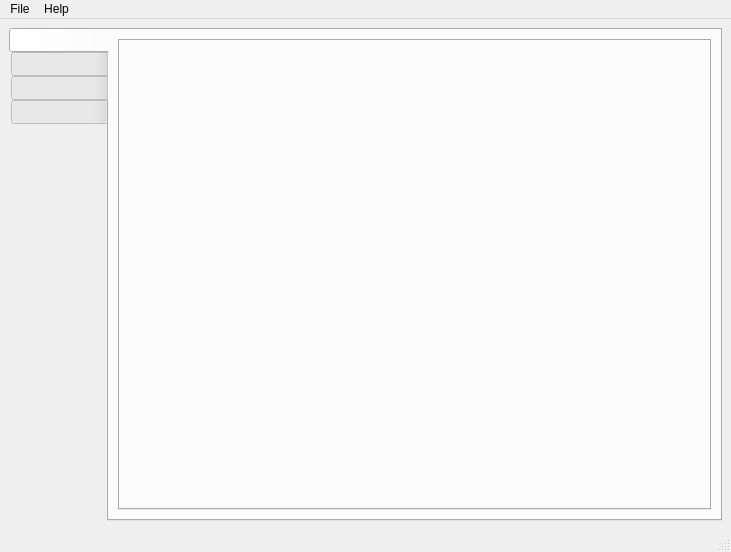
<?xml version="1.0" encoding="UTF-8"?>
<ui version="4.0">
 <class>main</class>
 <widget class="QMainWindow" name="main">
  <property name="geometry">
   <rect>
    <x>0</x>
    <y>0</y>
    <width>731</width>
    <height>552</height>
   </rect>
  </property>
  <property name="sizePolicy">
   <sizepolicy hsizetype="Fixed" vsizetype="Fixed">
    <horstretch>0</horstretch>
    <verstretch>0</verstretch>
   </sizepolicy>
  </property>
  <property name="minimumSize">
   <size>
    <width>0</width>
    <height>0</height>
   </size>
  </property>
  <property name="windowTitle">
   <string>I²Cx Cyber Range</string>
  </property>
  <property name="locale">
   <locale language="English" country="UnitedStates"/>
  </property>
  <property name="documentMode">
   <bool>false</bool>
  </property>
  <widget class="QWidget" name="centralwidget">
   <layout class="QGridLayout" name="gridLayout">
    <item row="1" column="0">
     <widget class="QTabWidget" name="tabMode">
      <property name="sizePolicy">
       <sizepolicy hsizetype="MinimumExpanding" vsizetype="MinimumExpanding">
        <horstretch>0</horstretch>
        <verstretch>0</verstretch>
       </sizepolicy>
      </property>
      <property name="minimumSize">
       <size>
        <width>0</width>
        <height>0</height>
       </size>
      </property>
      <property name="layoutDirection">
       <enum>Qt::LeftToRight</enum>
      </property>
      <property name="styleSheet">
       <string notr="true">QTabBar::tab {
  width:100px;
} </string>
      </property>
      <property name="locale">
       <locale language="English" country="UnitedStates"/>
      </property>
      <property name="tabPosition">
       <enum>QTabWidget::West</enum>
      </property>
      <property name="currentIndex">
       <number>0</number>
      </property>
      <property name="iconSize">
       <size>
        <width>70</width>
        <height>70</height>
       </size>
      </property>
      <property name="elideMode">
       <enum>Qt::ElideNone</enum>
      </property>
      <widget class="QWidget" name="tabModuleScannerLite">
       <property name="styleSheet">
        <string notr="true">QTabBar::tab {height: 50px;}</string>
       </property>
       <attribute name="title">
        <string/>
       </attribute>
       <layout class="QGridLayout" name="gridLayout_2">
        <item row="0" column="0">
         <widget class="QTabWidget" name="tabWidget">
          <property name="styleSheet">
           <string notr="true">QTabWidget::tab-bar {
    alignment: center;
}</string>
          </property>
          <property name="currentIndex">
           <number>-1</number>
          </property>
         </widget>
        </item>
       </layout>
      </widget>
      <widget class="QWidget" name="tabModuleScanner">
       <attribute name="title">
        <string/>
       </attribute>
       <layout class="QGridLayout" name="gridLayout_5">
        <item row="0" column="0">
         <widget class="QLabel" name="logoSoon1">
          <property name="text">
           <string>TextLabel</string>
          </property>
          <property name="alignment">
           <set>Qt::AlignCenter</set>
          </property>
         </widget>
        </item>
       </layout>
      </widget>
      <widget class="QWidget" name="tabModulePlatform">
       <attribute name="title">
        <string/>
       </attribute>
       <layout class="QGridLayout" name="gridLayout_3">
        <item row="0" column="0">
         <widget class="QLabel" name="logoSoon2">
          <property name="text">
           <string>TextLabel</string>
          </property>
          <property name="alignment">
           <set>Qt::AlignCenter</set>
          </property>
         </widget>
        </item>
       </layout>
      </widget>
      <widget class="QWidget" name="tabModuleLinuxPlatform">
       <attribute name="title">
        <string/>
       </attribute>
       <layout class="QGridLayout" name="gridLayout_4">
        <item row="0" column="0">
         <widget class="QLabel" name="logoSoon3">
          <property name="text">
           <string>TextLabel</string>
          </property>
          <property name="alignment">
           <set>Qt::AlignCenter</set>
          </property>
         </widget>
        </item>
       </layout>
      </widget>
     </widget>
    </item>
   </layout>
  </widget>
  <widget class="QMenuBar" name="menuBar">
   <property name="geometry">
    <rect>
     <x>0</x>
     <y>0</y>
     <width>731</width>
     <height>21</height>
    </rect>
   </property>
   <widget class="QMenu" name="menuFile">
    <property name="title">
     <string>File</string>
    </property>
    <addaction name="actQuit"/>
   </widget>
   <widget class="QMenu" name="menuHelp">
    <property name="title">
     <string>Help</string>
    </property>
    <addaction name="separator"/>
    <addaction name="actI2cxWebsite"/>
    <addaction name="actLootusWebsite"/>
   </widget>
   <addaction name="menuFile"/>
   <addaction name="menuHelp"/>
  </widget>
  <widget class="QStatusBar" name="statusBar"/>
  <action name="actQuit">
   <property name="text">
    <string>Quit</string>
   </property>
  </action>
  <action name="actI2cxWebsite">
   <property name="text">
    <string>I²Cx Cyber Range website</string>
   </property>
  </action>
  <action name="actLootusWebsite">
   <property name="text">
    <string>Lootus website</string>
   </property>
  </action>
 </widget>
 <resources/>
 <connections/>
</ui>
